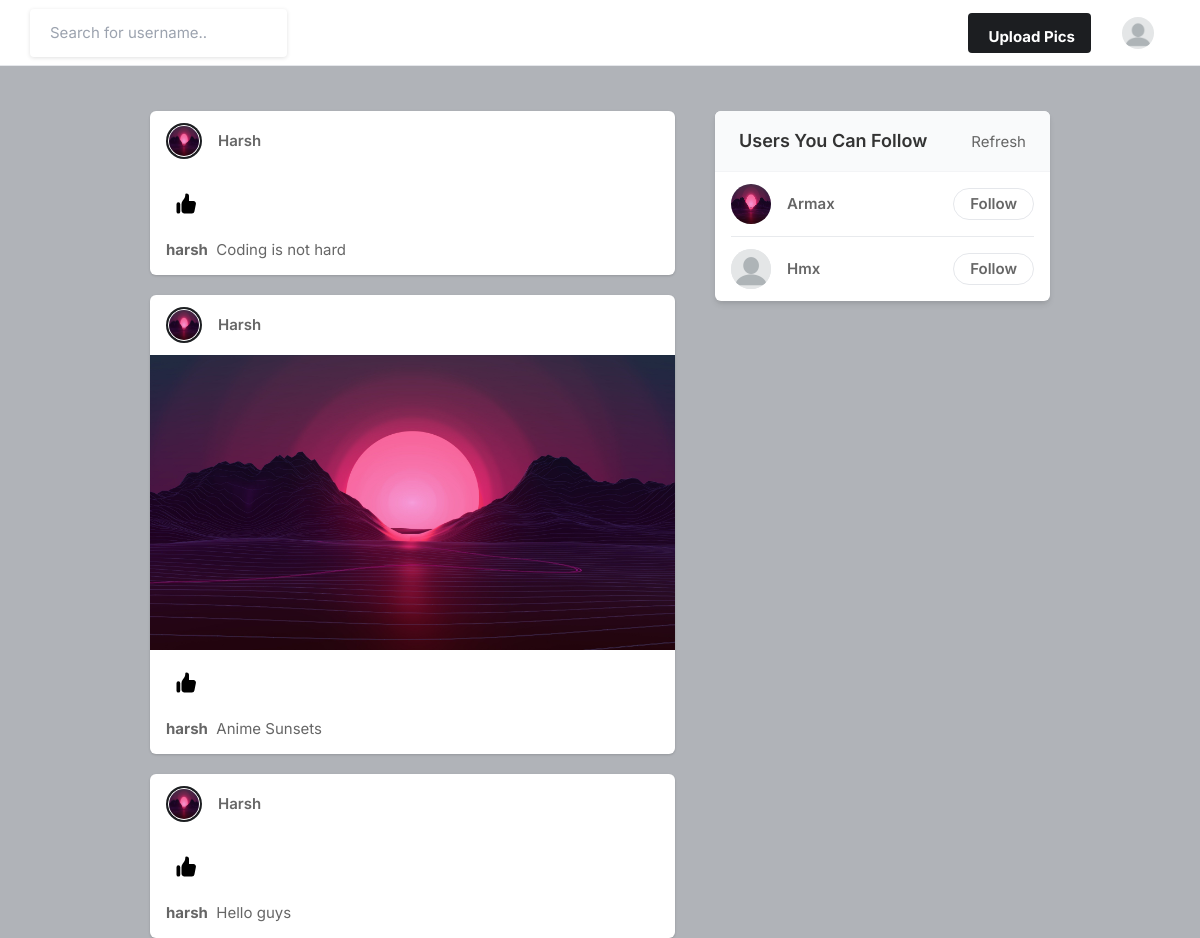
The page / (signed in) on the database its author committed.
### core/models.py (models this page shows, shortened)
class Profile(models.Model):
    user = models.ForeignKey(User, on_delete=models.CASCADE)
    id_user = models.IntegerField()
    bio = models.TextField(blank=True)
    profileimg = models.ImageField(upload_to = 'profile_images', default= 'blank-profile-picture.png')
    location= models.CharField(max_length=100, blank=True)
    def __str__(self):
        return self.user.username

class Post(models.Model):
    id = models.UUIDField(primary_key=True, default=uuid.uuid4)
    user = models.ForeignKey(Profile, on_delete=models.CASCADE)
    image = models.ImageField(upload_to = 'post-images')
    caption = models.TextField()
    created_at = models.DateTimeField(default=datetime.now)
    no_of_likes = models.IntegerField(default = 0)

### core/views.py (the view)
# urls.py: path('', views.index , name='index'),
@login_required(login_url='signin')
def index(request):
    user_object = User.objects.get(username =  request.user.username)
    user_profile = user_object.profile_set.get(user = user_object)
    posts =  Post.objects.filter(user=user_profile)
    users = []
    for f_user in Followers.objects.filter(user=user_object):
        users.append(f_user.follow_usr)
    for user_obj in users:
        posts= posts | (Post.objects.filter(user=user_obj))
    posts =  posts.order_by('-created_at')
    non_following_users = []
    for nf_user_obj in Followers.objects.exclude(user=user_object):
        nf_user_data = nf_user_obj.user.profile_set.get(user=nf_user_obj.user)
        if_follow = Followers.objects.filter(user=user_object,follow_usr=nf_user_data)
        if (nf_user_data not in non_following_users) and (not if_follow):
            non_following_users.append(nf_user_data)
    return render(request, 'index.html', {'user_profile':user_profile, 'posts' : posts, 'nfusers': non_following_users})

### templates/index.html (shortened to what this page needs)
{% load static %}
<!DOCTYPE html>
<html lang="en">
<head>
    <link rel="stylesheet" href="{% static 'assets/css/icons.css' %}">
    <link rel="stylesheet" href="{% static 'assets/css/uikit.css' %}">
    <link rel="stylesheet" href="{% static 'assets/css/style.css' %}">
    <link rel="stylesheet" href="{% static 'assets/css/tailwind.css' %}">
</head>
<body>
            <header>
                <div class="header_inner">
                    <form action="search" method="POST">
                    <div class="left-side">
                        <input type="text" name="username" placeholder="Search for username..">&nbsp; &nbsp;
                    </div>
                    </form>
                    <div class="right-side lg:pr-4">
                        <a href="#"
                            class="bg-pink-500 flex font-bold hidden hover:bg-pink-600 hover:text-white inline-block items-center lg:block max-h-10 mr-4 px-4 py-2 rounded shado text-white">
                              Upload Pics
                        </a>
                        <a href="#">
                            <img src="{{ user_profile.profileimg.url}}" class="header-avatar" alt="">
                        </a>
                    </div>
                </div>
            </header>
            <div class="container m-auto">
                <div class="lg:flex justify-center lg:space-x-10 lg:space-y-0 space-y-5">
                    <div class="space-y-5 flex-shrink-0 lg:w-7/12">
                        {% for post in posts%}
                        <div  id="post-{{post.id}}" class="bg-white shadow rounded-md  -mx-2 lg:mx-0">
                            <div class="flex justify-between items-center px-4 py-3">
                                <div class="flex flex-1 items-center space-x-4">
                                    <a href="{% url 'profile' post.user.id_user %}">
                                        <div class="bg-gradient-to-tr from-yellow-600 to-pink-600 p-0.5 rounded-full">
                                            <img src="{{post.user.profileimg.url}}" class="bg-gray-200 border border-white rounded-full w-8 h-8">
                                        </div>
                                    </a>
                                    <span class="block capitalize font-semibold "> {{post.user}} </span>
                                </div>
                            </div>
                            <div uk-lightbox>
                                <a href="{{post.image.url}}">
                                    <img src="{{post.image.url}}" alt="">
                                </a>
                            </div>
                            <div class="py-3 px-4 space-y-3">
                                <div class="flex space-x-4 lg:font-bold">
                                    <a href="{% url 'like_post' post.id %}" class="flex items-center space-x-2">
                                        <div class="p-2 rounded-full text-black">
                                        </div>
                                    </a>
                                </div>
                                <p>
                                    <a href="#"><strong>{{post.user}}</strong></a>  &nbsp;{{post.caption}}
                                </p>
                            </div>
                        </div>
                        {% endfor %}
                    </div>
                    <div class="lg:w-5/12">
                        <div class="bg-white  shadow-md rounded-md overflow-hidden">
                            <div class="bg-gray-50  border-b border-gray-100 flex items-baseline justify-between py-4 px-6 ">
                                <h2 class="font-semibold text-lg">Users You Can Follow</h2>
                                <a href="#"> Refresh</a>
                            </div>
                            <div class="divide-gray-300 divide-gray-50 divide-opacity-50 divide-y px-4 ">
                               {% for user in nfusers %}
                                <div class="flex items-center justify-between py-3">
                                    <div class="flex flex-1 items-center space-x-4">
                                        <a href="{% url 'profile' user.id_user %}">
                                            <img src="{{user.profileimg.url}}" class="bg-gray-200 rounded-full w-10 h-10">
                                        </a>
                                        <div class="flex flex-col">
                                            <span class="block capitalize font-semibold"> {{user}} </span>
                                        </div>
                                    </div>
                                    <a href="{% url 'follow' user.id_user %}" class="border border-gray-200 font-semibold px-4 py-1 rounded-full hover:bg-pink-600 hover:text-white hover:border-pink-600 "> Follow </a>
                                </div>
                               {% endfor %}
                            </div>
                        </div>
                    </div>
                </div>
            </div>
</body>
</html>

### static/assets/css/style.css (style rules this page uses)
body { background-color: #B0B3B8!important; }
input { height: 48px; line-height: 48px; padding: 0 20px; outline: none; font-size: 15px; color: #808080; max-width: 100%; width: 100%; -webkit-box-sizing: border-box; box-sizing: border-box; display: block; font-weight: 400; opacity: 1; border-radius: 4px; border: none; -webkit-box-shadow: 0 1px 4px 0px rgba(0, 0, 0, 0.12); box-shadow: 0 1px 4px 0px rgba(0, 0, 0, 0.12); }
input[type="text"], input[type="password"], input[type="email"], input[type="number"] { height: 48px; line-height: 48px; padding: 0 20px; outline: none; font-size: 15px; color: #808080; max-width: 100%; width: 100%; -webkit-box-sizing: border-box; box-sizing: border-box; display: block; font-weight: 400; opacity: 1; border-radius: 4px; border: none; -webkit-box-shadow: 0 1px 4px 0px rgba(0, 0, 0, 0.12); box-shadow: 0 1px 4px 0px rgba(0, 0, 0, 0.12); }
input { -webkit-transition: all 0.1s ease-in-out; transition: all 0.1s ease-in-out; }
::placeholder { color: #808080; opacity: 1; }
a { color: #be185d; -webkit-transition: 0.3s; transition: 0.3s; outline: none !important; }
img { max-width: 100%; }
body { color: #666; font-size: 15px; line-height: 27px; background-color: #f0f2f5; font-family: "Inter", sans-serif; text-transform: none; }
body p { font-size: 15px; line-height: 27px; }
h1, h2, h3, h4, h5, h6 { font-family: "Inter", sans-serif; text-transform: none; }
input[type="text"], input[type="password"], input[type="email"] { font-family: "Inter", sans-serif; text-transform: none; }
h1, h2, h3, h4, h5, h6 { color: #333; font-weight: 500; margin: 0; padding: 0; }
h2 { font-size: 26px; }
b, strong { font-weight: 700 !important; }
@media (min-width: 1024px) { .container { max-width: 900px !important; padding-top: 45px; } }
header { background-color: #fff; left: 0; right: 0; top: 0; z-index: 99; height: 66px; display: -webkit-box; display: -ms-flexbox; display: flex; -webkit-box-align: center; -ms-flex-align: center; align-items: center; border-bottom: 1px solid #e5e7eb; }
header .header_inner { display: -webkit-box; display: -ms-flexbox; display: flex; -webkit-box-align: center; -ms-flex-align: center; align-items: center; max-width: 1090px; margin: auto; width: 100%; max-width: 100% !important; padding: 0 30px; }
header .header_inner .left-side { display: -webkit-box; display: -ms-flexbox; display: flex; -webkit-box-align: center; -ms-flex-align: center; align-items: center; }
header .header_inner .right-side { display: -webkit-box; display: -ms-flexbox; display: flex; -webkit-box-align: center; -ms-flex-align: center; align-items: center; -webkit-box-pack: end; -ms-flex-pack: end; justify-content: flex-end; margin-left: auto; }
header .header_inner .right-side .header-avatar { width: 32px; height: 32px; border-radius: 100%; margin-left: 15px; }

### rows shown on the page
Profile: profileimg (placeholder picture)
Post: user.profileimg (picture), user "Harsh", user "harsh", caption "Coding is not hard"
Post: user.profileimg (picture), user "Harsh", image (picture), user "harsh", caption "Anime Sunsets"
Post: user.profileimg (picture), user "Harsh", user "harsh", caption "Hello guys"
Profile: profileimg (picture), user.username "Armax"
Profile: profileimg (placeholder picture), user.username "Hmx"
